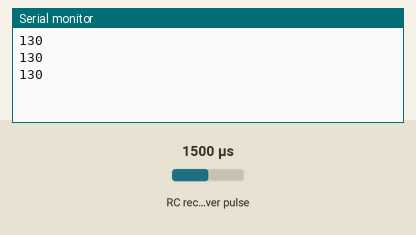
Recording of a sketch running on a simulated Arduino Uno, built with avr-gcc and run on an emulated ATmega328P. Shown: the last lines printed to the serial monitor. Wiring (inferred from the names in the program): RC receiver channel: data pin 2. The inputs (shaded band) are chosen by the test bench; at power-on: RC receiver pulse 1500 µs.

Above: at 1.2 s.
1.3 s: RC receiver pulse (sensor on pin 2) set to 1020 µs
At 2.0 s:
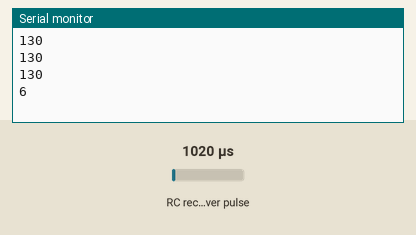
2.8 s: RC receiver pulse (sensor on pin 2) set to 1250 µs
At 3.5 s:
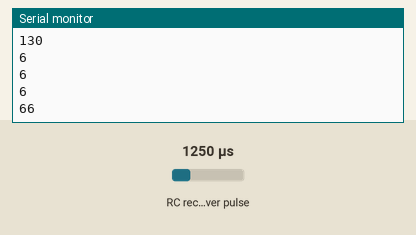
Timing chart, 0 to 5.8 s (numbered marks = the images above; inputs shaded):
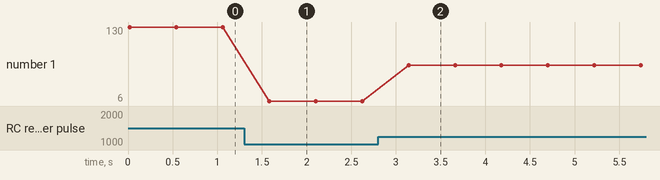

The sketch:

maping_the_pwm.ino
```cpp
const int ch1 = 2;
int ch1pwm,ch2pwm,ch3pwm,mapch1pwm;
void setup() {
// put your setup code here, to run once:
pinMode(ch1,INPUT);
Serial.begin(9600);
}

void loop() {
// put your main code here, to run repeatedly:
ch1pwm = pulseIn(ch1,HIGH);
mapch1pwm = map(ch1pwm,994,1981,0,254);
Serial.println(mapch1pwm);
delay(500);
}
```

Measured:
- after the input at 1.3 s, the serial monitor: prints a new line after 0.28 s (image 1)
- after the input at 2.8 s, the serial monitor: prints a new line after 0.34 s (image 2)
- plotted number 1: 130 → 6 after the input at 1.3 s, 6 → 66 after the input at 2.8 s
